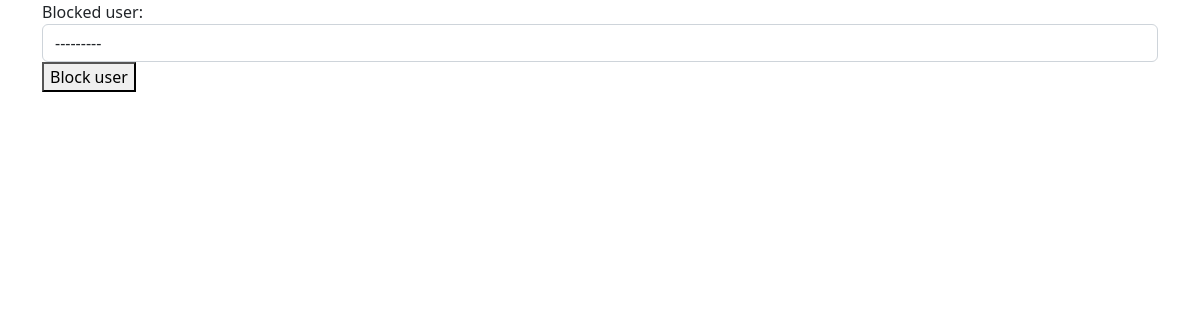
Before: /blockedUsers/ (signed in) with the older database file.
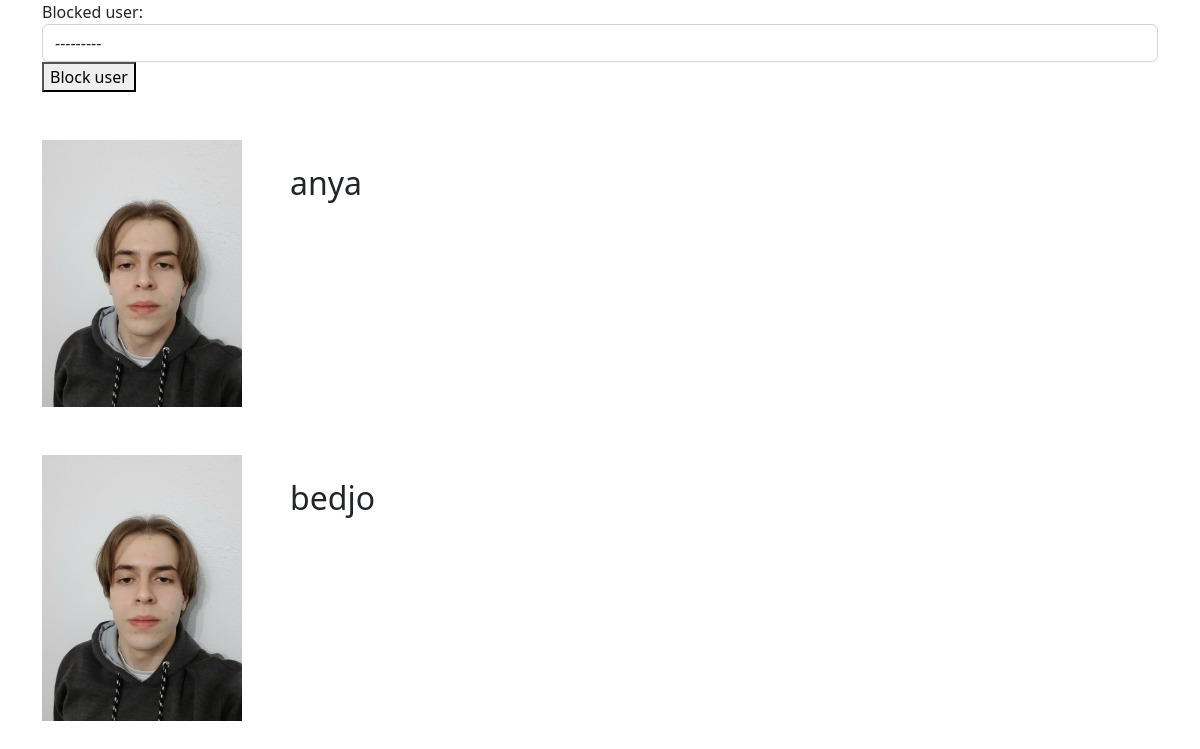
After: the same page with the newer database file.
### Blog/models.py (models this page shows)
class BlockedUsers(models.Model):
    from_user = models.ForeignKey(Author, on_delete=models.CASCADE, related_name='from_user')
    blocked_user = models.ForeignKey(Author, on_delete=models.CASCADE, related_name='blocked_user')

class Author(models.Model):
    name = models.CharField(max_length=50)
    user = models.ForeignKey(User, on_delete=models.CASCADE)
    image = models.ImageField(upload_to='profilePics/', null=True, blank=True)
    def __str__(self):
        return self.name

### Blog/views.py (the view, shortened to what this page needs)
# urls.py: path('blockedUsers/', blocked_users),
def blocked_users(request):
    author = Author.objects.filter(user_id=request.user.id).first()
    blocked = BlockedUsers.objects.filter(from_user_id=author.id).all()
    context = {"blocked_users": blocked, 'form': BlockedUsersForm}
    return render(request, 'blocked.html', context)

### templates/blocked.html (shortened to what this page needs)
<!DOCTYPE html>
<html lang="en">
<head>
    <link href="https://cdn.jsdelivr.net/npm/bootstrap@5.2.0-beta1/dist/css/bootstrap.min.css" rel="stylesheet"
>
</head>
<body>
<div class="container">
    <form method="post">
    {{ form }}
    <button type="submit">Block user</button>
</form>
<div>
    {% for user in blocked_users %}
        <div class="d-flex my-5">
            <img width="200px" src="{{ MEDIA_URL }}{{ user.blocked_user.image.url }}">
            <div class="ms-4 p-4">
                <h2>{{ user.blocked_user.name }}</h2>
            </div>
        </div>
    {% endfor %}
</div>
</div>
</body>
</html>

Changed rows visible on the page:
added BlockedUsers: blocked_user.image (picture), blocked_user.name "anya"
added BlockedUsers: blocked_user.image (picture), blocked_user.name "bedjo"
